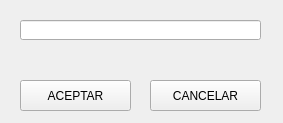
<?xml version="1.0" encoding="UTF-8"?>
<ui version="4.0">
 <class>ModoBibliotecario</class>
 <widget class="QWidget" name="ModoBibliotecario">
  <property name="geometry">
   <rect>
    <x>0</x>
    <y>0</y>
    <width>283</width>
    <height>123</height>
   </rect>
  </property>
  <property name="maximumSize">
   <size>
    <width>283</width>
    <height>123</height>
   </size>
  </property>
  <property name="windowTitle">
   <string>ADMINISTRADOR</string>
  </property>
  <widget class="QPushButton" name="inicio">
   <property name="geometry">
    <rect>
     <x>150</x>
     <y>80</y>
     <width>111</width>
     <height>31</height>
    </rect>
   </property>
   <property name="text">
    <string>CANCELAR</string>
   </property>
  </widget>
  <widget class="QPushButton" name="aceptar">
   <property name="geometry">
    <rect>
     <x>20</x>
     <y>80</y>
     <width>111</width>
     <height>31</height>
    </rect>
   </property>
   <property name="cursor">
    <cursorShape>PointingHandCursor</cursorShape>
   </property>
   <property name="text">
    <string>ACEPTAR</string>
   </property>
  </widget>
  <widget class="QLabel" name="mensaje">
   <property name="geometry">
    <rect>
     <x>30</x>
     <y>50</y>
     <width>221</width>
     <height>20</height>
    </rect>
   </property>
   <property name="maximumSize">
    <size>
     <width>221</width>
     <height>20</height>
    </size>
   </property>
   <property name="text">
    <string/>
   </property>
  </widget>
  <widget class="QLineEdit" name="lineEditContrasenia">
   <property name="geometry">
    <rect>
     <x>20</x>
     <y>20</y>
     <width>241</width>
     <height>20</height>
    </rect>
   </property>
  </widget>
 </widget>
 <resources/>
 <connections/>
</ui>
